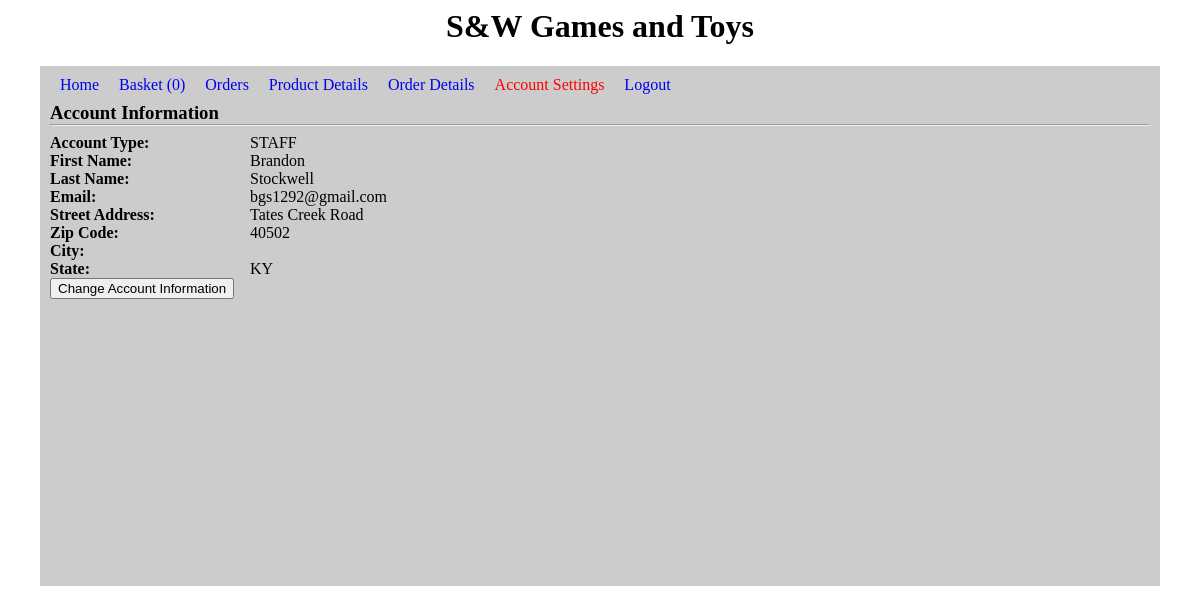
Page /account.php (signed in) on the earlier database version.
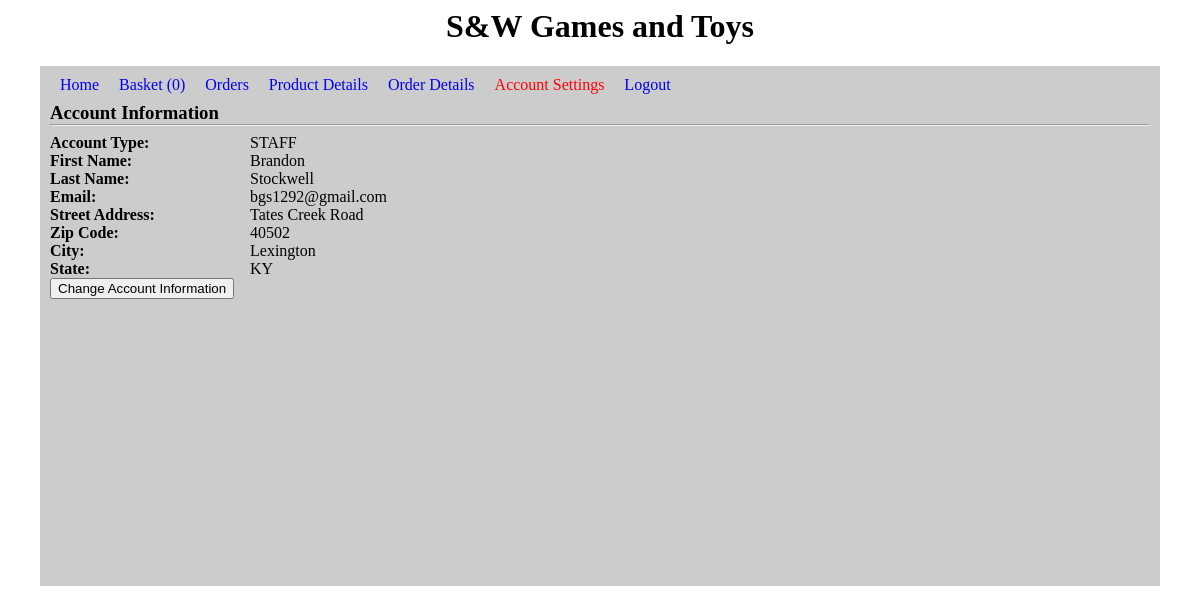
Same page on the later database version.
### tables this page shows
CREATE TABLE IF NOT EXISTS users405(
role VARCHAR(20) DEFAULT "CUSTOMER",
firstName VARCHAR(30) NOT NULL,
lastName VARCHAR(30) NOT NULL,
password VARCHAR(30) NOT NULL,
email VARCHAR(40) NOT NULL PRIMARY KEY,
address VARCHAR(100) NOT NULL,
city VARCHAR(30) NOT NULL,
zipCode INTEGER(5) NOT NULL,
state VARCHAR(2) NOT NULL,
loggedIn BOOLEAN NOT NULL DEFAULT 0,
dateCreated TIMESTAMP DEFAULT CURRENT_TIMESTAMP
);

### account.php (the view, shortened to what this page needs)
<html>
	<head>
		<link rel="stylesheet" type="text/css" href="./stylesheet.css">
	</head>
	<body>
		<?php
			$liEmail = $liName = $liRole = "";
			if(!isset($_SESSION['email']) || empty($_SESSION['email'])) {
			}
			else {
				$liEmail = $_SESSION['email'];
				$liRole = $_SESSION['role'];
				include_once('./config.php');
				$stmt = $conn->prepare("select count(*) from orderDetails405 D where D.orderID=(select max(id) from orders405 O where O.userEmail=?)");
				$stmt->bind_param("s", $liEmail);
				$stmt->execute();
				$stmt->bind_result($items_in_basket);
			}
		?>
		<h1 id="header">S&W Games and Toys</h1>
		<div id="main">
			<div id="links">
				<?php
					if($liEmail){
						echo "<a href='../project/'>Home</a>";
						echo "<a href='./basket.php'>Basket ({$items_in_basket})</a>";
						echo "<a href='./previous_orders.php'>Orders</a>";
						if($liRole == "STAFF" || $liRole == "MANAGER") {
							echo "<a href='./products.php'>Product Details</a>";
							echo "<a href='./orders.php'>Order Details</a>";
						}
						echo "<a href='./account.php' class='active'>Account Settings</a>";
						echo "<a href='./logout.php'>Logout</a>";
					}
					else {
						echo "<a href='./registration.php'>New User Register</a>";
						echo "<a href='./login.php'>Login</a>";
					}
				?>
			</div>
				<?php
					echo "<div id='inline'>";
					echo "<h3>Account Information</h3>";
					echo "</div>";
					echo "<hr>";
					$stmt = $conn->prepare("select role, firstName, lastName, password, email, address, city, zipCode, state from users405 where email=?");
					$stmt->bind_param("s", $liEmail);
					$stmt->execute();
					$stmt->bind_result($role, $fname, $lname, $pw, $email, $addr, $city, $zip, $state);
					if($_SERVER["REQUEST_METHOD"] == "POST") {
						if(!empty($_POST["changeAcc"])) {
							echo "<form method='post' action='./account.php'>";
							echo "<div id='account_info_title'>Account Type:</div> <div id='account_info_field'>
								$role
								</div><br class='clear'>";
							echo "<div id='account_info_title'>First Name:</div> <div id='account_info_field'>
								<input type='text' name='fname' value='{$fname}'>
								</div><br class='clear'>";
							echo "<div id='account_info_title'>Last Name:</div>  <div id='account_info_field'>
								<input type='text' name='lname' value='{$lname}'>
								</div><br class='clear'>";
							echo "<div id='account_info_title'>Email:</div>  <div id='account_info_field'>{$email}</div><br class='clear'>";
							echo "<div id='account_info_title'>Street Address:</div>  <div id='account_info_field'>
								<input type='text' name='address' value='{$addr}'>
								</div><br class='clear'>";
							echo "<div id='account_info_title'>Zip Code:</div>  <div id='account_info_field'>
								<input type='text' name='zip_code' value='{$zip}'>
								</div><br class='clear'>";
							echo "<div id='account_info_title'>City:</div>  <div id='account_info_field'>
								<input type='text' name='city' value='{$city}'>
								</div><br class='clear'>";
							echo "<div id='account_info_title'>State:</div>  <div id='account_info_field'>
								<input type='text' name='state' value='{$state}'>
								</div><br class='clear'>";
							echo "<input type='submit' value='Confirm Changes' name='confirmAcc' onClick='./account.php'>";
							echo "</form>";
							echo "<form method='post' action='./account.php'>";
							echo "<div id='account_info_title'>Old Password:</div> <div id='account_info_field'><input type='password' name='oldpassword'></div>
							<br class='clear'>";
							echo "<div id='account_info_title'>New Password:</div> <div id='account_info_field'><input type='password' name='newpassword'></div>
							<br class='clear'>";
							echo "<div id='account_info_title'>Re-enter:</div> <div id='account_info_field'><input type='password' name='repassword'></div>
							<br class='clear'>";
							echo "<input type='submit' value='Change Password?' name='PassChange' onClick='./account.php'>";
							echo "</form>";
						}
						else if(!empty($_POST["confirmAcc"])){
							echo "<span id='confirm'>Changes made to your account information.</span>";
							$fname = $_POST['fname'];
							$lname = $_POST['lname'];
							$email = $_POST['email'];
							$addr = $_POST['address'];
							$zip = $_POST['zip_code'];
							$city = $_POST['city'];
							$state = $_POST['state'];
							$uppstmt = $conn->prepare("UPDATE users405 SET firstName=?, lastName=?, email=?, address=?, city=?, zipCode=?, state=? WHERE email=?");
							$uppstmt->bind_param("sssssiss", $fname, $lname, $email, $addr, $city, $zip, $state, $liEmail);
							$uppstmt->execute();
							$uppstmt->close();
							echo "<div id='account_info_title'>Account Type:</div> <div id='account_info_field'>$role</div><br class='clear'>";
							echo "<div id='account_info_title'>First Name:</div> <div id='account_info_field'>$fname</div><br class='clear'>";
							echo "<div id='account_info_title'>Last Name:</div> <div id='account_info_field'>$lname</div><br class='clear'>";
							echo "<div id='account_info_title'>Email:</div> <div id='account_info_field'>$email</div><br class='clear'>";
							echo "<div id='account_info_title'>Street Address:</div> <div id='account_info_field'>$addr</div><br class='clear'>";
							echo "<div id='account_info_title'>Zip Code:</div> <div id='account_info_field'>$zip</div><br class='clear'>";
							echo "<div id='account_info_title'>City:</div> <div id='account_info_field'>$city</div><br class='clear'>";
							echo "<div id='account_info_title'>State:</div> <div id='account_info_field'>$state</div><br class='clear'>";
							echo "<form method='post' action='./account.php'>";
							echo "<input type='submit' value='Change Account Information' name='changeAcc' onClick='./account.php'>";
							echo "</form>";
						}
						else if(!empty($_POST["PassChange"])){
							$oldPass = $_POST['oldpassword'];
							$newpass = $_POST['newpassword'];
							$newpassCheck = $_POST['repassword'];
							if($newpass == "" || $newpass == " "){
								$newpass = "wrongPass";
							}
							if($newpassCheck == "" || $newpassCheck == " "){
								$newpassCheck = "wrongPass2";
							}
							if($oldPass == "" || $oldPass == " "){
								$oldPass == "wrongPass";
							}
							$stmt = $conn->prepare("select password from users405 WHERE email=?");
							$stmt->bind_param("s", $liEmail);
							$stmt->execute();
							$stmt->bind_result($currpass);
							$stmt->fetch();
							$stmt->close();
							if($newpass != $newpassCheck){
								echo "<span id='confirm'>New password did not match re-entry of the new password.</span>";
								echo "<form method='post' action='./account.php'>";
								echo "<input type='submit' value='Change Account Information' name='changeAcc' onClick='./account.php'>";
								echo "</form>";
							}
							else if($oldPass != $currpass){
								echo "<span id='confirm'>Incorrect entry for current password.</span>";
								echo "<form method='post' action='./account.php'>";
								echo "<input type='submit' value='Change Account Information' name='changeAcc' onClick='./account.php'>";
								echo "</form>";
							}
							else if($newpass == $newpassCheck && $oldPass == $currpass){
								echo "<span id='confirm'>Password has been changed.</span>";
								$uppstmt = $conn->prepare("UPDATE users405 SET password=? WHERE email=?");
								$uppstmt->bind_param("ss", $newpass, $liEmail);
								$uppstmt->execute();
								$uppstmt->close();
								echo "<div id='account_info_title'>Account Type:</div> <div id='account_info_field'>$role</div><br class='clear'>";
								echo "<div id='account_info_title'>First Name:</div> <div id='account_info_field'>$fname</div><br class='clear'>";
								echo "<div id='account_info_title'>Last Name:</div> <div id='account_info_field'>$lname</div><br class='clear'>";
								echo "<div id='account_info_title'>Email:</div> <div id='account_info_field'>$email</div><br class='clear'>";
								echo "<div id='account_info_title'>Street Address:</div> <div id='account_info_field'>$addr</div><br class='clear'>";
								echo "<div id='account_info_title'>Zip Code:</div> <div id='account_info_field'>$zip</div><br class='clear'>";
								echo "<div id='account_info_title'>City:</div> <div id='account_info_field'>$city</div><br class='clear'>";
								echo "<div id='account_info_title'>State:</div> <div id='account_info_field'>$state</div><br class='clear'>";
								echo "<form method='post' action='./account.php'>";
								echo "<input type='submit' value='Change Account Information' name='changeAcc' onClick='./account.php'>";
								echo "</form>";
							}
						}
					}
					else{
						echo "<div id='account_info_title'>Account Type:</div> <div id='account_info_field'>$role</div><br class='clear'>";
						echo "<div id='account_info_title'>First Name:</div> <div id='account_info_field'>$fname</div><br class='clear'>";
						echo "<div id='account_info_title'>Last Name:</div> <div id='account_info_field'>$lname</div><br class='clear'>";
						echo "<div id='account_info_title'>Email:</div> <div id='account_info_field'>$email</div><br class='clear'>";
						echo "<div id='account_info_title'>Street Address:</div> <div id='account_info_field'>$addr</div><br class='clear'>";
						echo "<div id='account_info_title'>Zip Code:</div> <div id='account_info_field'>$zip</div><br class='clear'>";
						echo "<div id='account_info_title'>City:</div> <div id='account_info_field'>$city</div><br class='clear'>";
						echo "<div id='account_info_title'>State:</div> <div id='account_info_field'>$state</div><br class='clear'>";
						echo "<form method='post' action='./account.php'>";
						echo "<input type='submit' value='Change Account Information' name='changeAcc' onClick='./account.php'>";
						echo "</form>";
					}
				?>
				<br />
		</div>
	</body>
</html>

### stylesheet.css (style rules this page uses)
#inline { position: relative; margin-top: 30px; }
#inline h3 { margin: 0px 0px; position: absolute; bottom: 0; left: 0; }
a.active { color: red; }
#main { margin: 0 auto; min-width: 1100px; width: 1100px; background-color: #ccc; padding: 10px; min-height: 500px; }
#header { text-align: center; }
#links a, #links p { margin: 0px 10px; text-decoration: none; }
#links { display: flex; }
#account_info_title { font-weight: bold; width: 200px; float: left; }
#account_info_field { float: left; width: 200px; text-align: left; }

Differences in the rows shown:
changed users405 "STAFF": city (not shown) → "Lexington"
